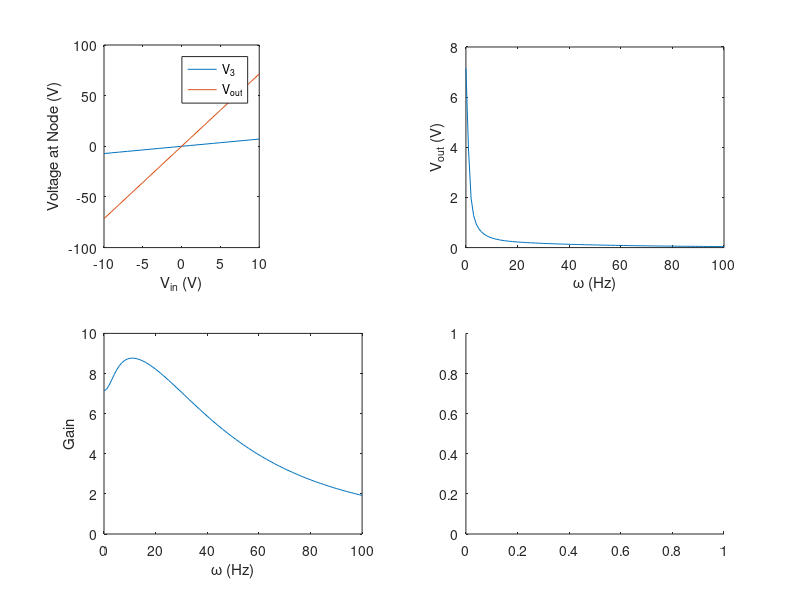

The MATLAB script that drew this image: (Note: this script raises an error after producing the figure.)
clear;
close all;

R1 = 1;
R2 = 2;
R3 = 10;
R4 = 0.1;
R5 = 1000;

G1 = 1/R1;
G2 = 1/R2;
G3 = 1/R3;
G4 = 1/R4;
G5 = 1/R5;

C = 0.25;

L = 0.2;

a = 100;

G = [1       0       0       0   0       0 0 0;
     G1      -G1     0       0   0       0 1 0;
     -G1     G1+G2   0       0   0       1 0 0;
     0       0       G3      0   0       1 0 0;
     0       0       0       G4  -G4     0 0 1;
     0       0       0       -G4 G4+G5   0 0 0;
     0       1       -1      0   0       0 0 0;
     0       0       a*G3    -1  0       0 0 0]; % G matrix

C = [1  0   0 0 0 0  0 0;
     C  -C  0 0 0 0  0 0;
     -C C   0 0 0 0  0 0;
     0  0   0 0 0 0  0 0;
     0  0   0 0 0 0  0 0;
     0  0   0 0 0 0  0 0;
     0  0   0 0 0 -L 0 0;
     0  0   0 0 0 0  0 0]; % C matrix

% Matrix in the form:
% x(s) = [V1; V2; V3; V4; V5; I_L; I_S1; I_S2];

F = [1; 0; 0; 0; 0; 0; 0; 0];
 
% DC Case (no C matrix):
% Sweep the input voltage V1 from -10V to 10V
% Plot VO (V5) and the voltage at V3
i = 1;
for V1 = -10:10
    
    % A*x = b => x = A^-1*b
    x = G\(F*V1);

    V3(i) = x(3);
    V5(i) = x(5);

    i = i + 1;
end

Vin = -10:10;
subplot(2, 3, 1);
plot(Vin, V3); hold on;
plot(Vin, V5);
xlabel('V_{in} (V)');
ylabel('Voltage at Node (V)');
legend('V_3', 'V_{out}');
hold off;

% AC case:
% plot VO as a function of ω 
% also plot the gain VO/V1 in dB
i = 1;
for w1 = 0:100

    % Setup of A matrix A*V = F(w)
    A = G + 1j*w1*C;

    x = A\F;

    V_out(i) = x(5);
    Gain(i) = x(5)/x(1);

    i = i + 1;
end

w = 0:100;
subplot(2, 2, 2);
plot(w, V_out); 
xlabel('\omega (Hz)');
ylabel('V_{out} (V)');

subplot(2, 2, 3);
plot(w, Gain);
xlabel('\omega (Hz)');
ylabel('Gain');

% AC case:
% plot the gain as function of random perturbations 
% on C using a normal distribution with 
% std = .05 at ω = π. Do a histogram of the gain.

%Random distribution for C
C_rand = 0.05*randn(1000) + 0.25;

for i = 1:size(C_rand)
    w = 3*pi;
    
    %Creating C matrix with random numbers
    C_random = [0          0           0 0 0 0 0 0;
            C_rand(i)   -C_rand(i)  0 0 0 0 0 0;
            C_rand(i)    -C_rand(i) 0 0 0 0 0 0;
            0 0 0 0 0 0 0 0;
            0 0 0 0 0 0 0 L;
            0 0 0 0 0 0 0 0;
            0 0 0 0 0 0 0 0;
            0 0 0 0 0 0 0 0];

    % Making A matrix with random C values
    A = G + 1j*w*C_random;
    
    x = A\F;
    
    Gain_C_random(i) = x(5)/x(1);

end

subplot(2, 2, 4);
histogram(abs(Gain_C_random));
xlabel('Gain');
ylabel('Number of times');

